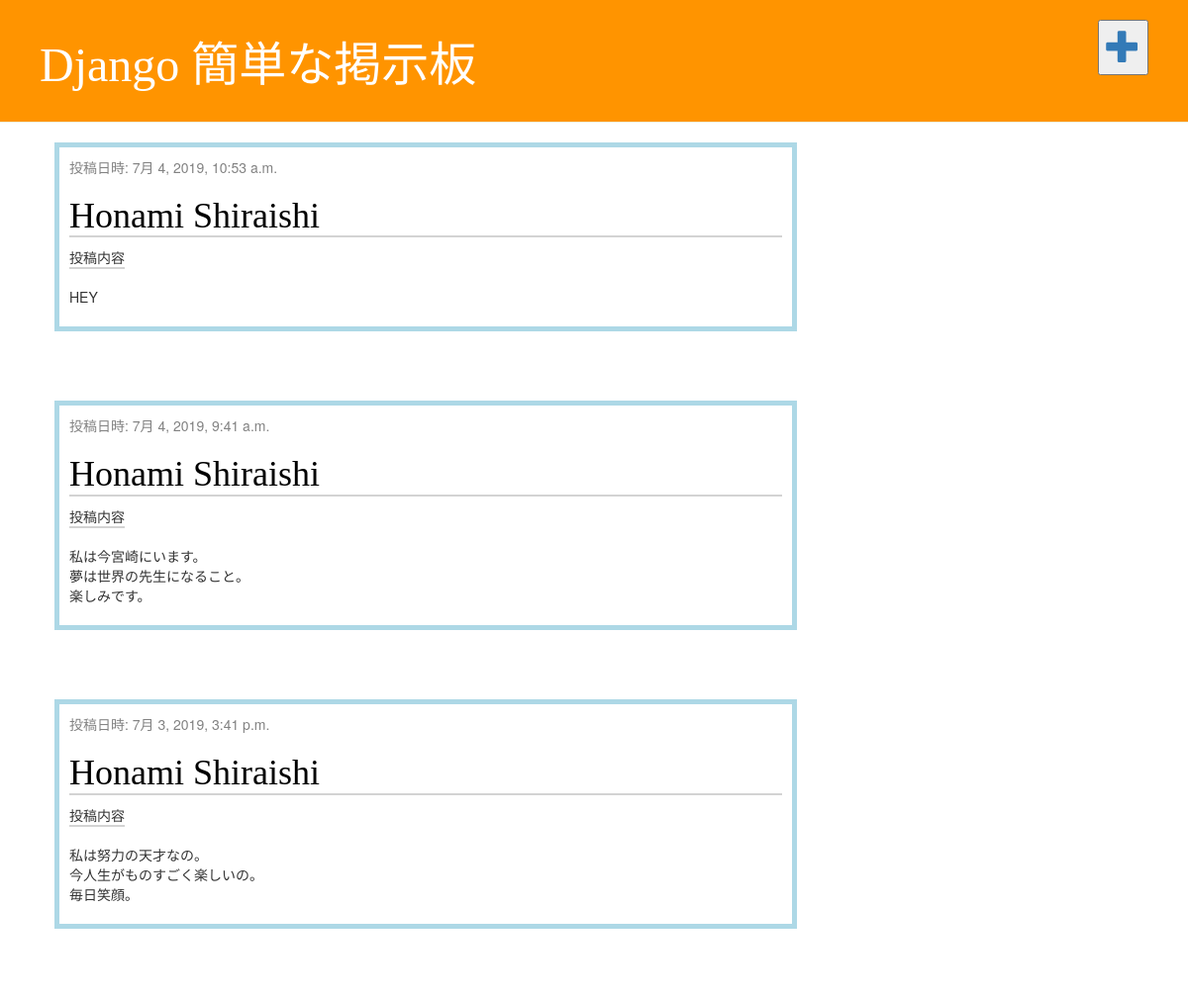
Screenshot of /post/Honami Shiraishi/ with the database file from the repository.
### blog/models.py (models this page shows, shortened)
class Data(models.Model):
    name = models.CharField(max_length=200)
    content = models.TextField()
    time = models.DateTimeField(default=timezone.now())
    ipaddress = models.GenericIPAddressField(default="127.0.0.1")
    person_id = models.CharField(max_length=100, default='')

### blog/views.py (the view)
# urls.py: path('post/<str:target_name>/', views.post_person, name='post_person'),
def post_person(request, target_name):
    datas = Data.objects.filter(name=target_name).order_by('-time')
    for data in datas:
        print(data.name)
    return render(request, 'blog/post_person.html', {'datas': datas})

### blog/templates/blog/post_person.html
{% extends 'blog/base.html' %}
{% block content %}
<div class="content container">
    <div class="row">
        <div class="col-md-8">
            {% for data in datas %}
                <div class="post">
                    <div class="date">
                        <p>投稿日時: {{ data.time }}</p>
                    </div>
                    <h1 id="name"><a href="{% url 'post_detail' pk=data.pk %}">{{ data.name }}</a></h1>
                    <p><span id="line">投稿内容<br><br></span>{{ data.content|linebreaksbr }}</p>
                </div>
            {% endfor %}
        </div>
    </div>
</div>
{% endblock %}

### blog/static/css/blog.css (style rules this page uses)
.content { margin-left: 40px; }
h1, h2, h3, h4 { font-family: 'Lobster', cursive; }
.date { color: #828282; }
.post { margin-bottom: 70px; padding: 10px; border: solid 5px lightblue; }
.post h1 a, .post h1 a:visited { color: #000000; }
#name, #line { border-bottom: solid 2px lightgray; }

### rows the page displays
Data: time "7月 4, 2019, 10:53 a.m.", name "Honami Shiraishi", content "HEY"
Data: time "7月 4, 2019, 9:41 a.m.", name "Honami Shiraishi", content "私は今宮崎にいます。 夢は世界の先生になること。 楽しみです。"
Data: time "7月 3, 2019, 3:41 p.m.", name "Honami Shiraishi", content "私は努力の天才なの。 今人生がものすごく楽しいの。 毎日笑顔。"
